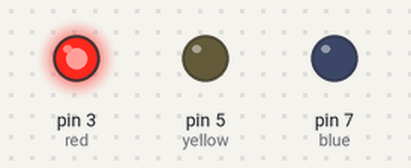
Simulated run of this sketch. Board: Arduino Uno, built with avr-gcc and run on an emulated ATmega328P. On the bench: output pins drawn as LEDs (lit = HIGH).

Above: at 1.0 s.
At 3.0 s:
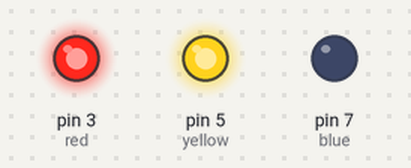
At 5.0 s:
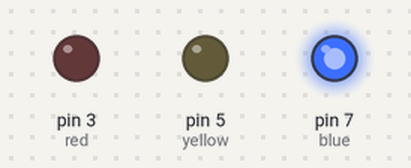
At 7.0 s:
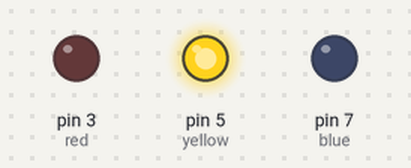
Timing chart, 0 to 10.4 s (numbered marks = the images above):
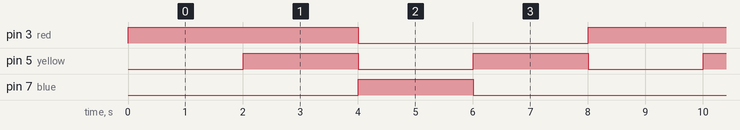

Measured:
- by itself, pin 3 (red): alternates HIGH for 4.0 s and LOW for 4.0 s
- by itself, pin 5 (yellow): alternates HIGH for 2.0 s and LOW for 2.0 s
- by itself, pin 7 (blue): alternates HIGH for 2.0 s and LOW for 6.0 s

The sketch:

Lyskryss.ino
```cpp
// Variabler
int blue = 7;
int yellow = 5;
int red = 3;

void setup() {
  pinMode(blue, OUTPUT);
  pinMode(yellow, OUTPUT);
  pinMode(red, OUTPUT);

}

void loop() {
  digitalWrite(yellow, LOW);
  digitalWrite(red, HIGH);
  delay(2000);

  digitalWrite(yellow, HIGH);
  delay(2000);

  digitalWrite(red, LOW);
  digitalWrite(yellow, LOW);
  digitalWrite(blue, HIGH);
  delay(2000);

  digitalWrite(blue, LOW);
  digitalWrite(yellow, HIGH);
  delay(2000);
} 
```
